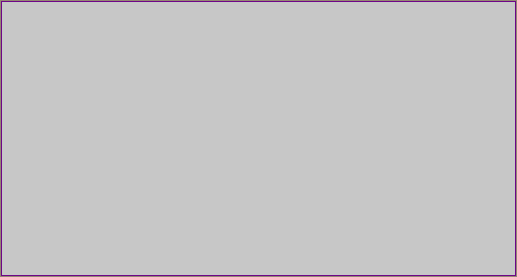
<?xml version="1.0" encoding="UTF-8"?>
<ui version="4.0">
 <class>WidgetGraphisPlot</class>
 <widget class="QWidget" name="WidgetGraphisPlot">
  <property name="geometry">
   <rect>
    <x>0</x>
    <y>0</y>
    <width>517</width>
    <height>277</height>
   </rect>
  </property>
  <property name="minimumSize">
   <size>
    <width>320</width>
    <height>200</height>
   </size>
  </property>
  <property name="windowTitle">
   <string>WidgetGraphisPlot</string>
  </property>
  <property name="styleSheet">
   <string notr="true">QWidget
{
border: 0px solid line black;
	background-color: rgb(148, 134, 115);
	font: 14pt &quot;Sans Serif&quot;;
}

QDoubleSpinBox
{
	background-color: rgb(202, 200, 163);
	font: 12pt &quot;Sans Serif&quot;;
}</string>
  </property>
  <layout class="QGridLayout" name="gridLayout_7">
   <property name="leftMargin">
    <number>1</number>
   </property>
   <property name="topMargin">
    <number>1</number>
   </property>
   <property name="rightMargin">
    <number>1</number>
   </property>
   <property name="bottomMargin">
    <number>1</number>
   </property>
   <property name="spacing">
    <number>1</number>
   </property>
   <item row="0" column="0">
    <widget class="QCustomPlot" name="graphWidget1" native="true">
     <property name="sizePolicy">
      <sizepolicy hsizetype="Preferred" vsizetype="MinimumExpanding">
       <horstretch>44</horstretch>
       <verstretch>0</verstretch>
      </sizepolicy>
     </property>
     <property name="styleSheet">
      <string notr="true">QWidget
{
	border: 1px solid rgb(110, 5, 136);
	background-color: rgb(199, 199, 199);
}</string>
     </property>
    </widget>
   </item>
  </layout>
 </widget>
 <layoutdefault spacing="6" margin="11"/>
 <customwidgets>
  <customwidget>
   <class>QCustomPlot</class>
   <extends>QWidget</extends>
   <header location="global">qcustomplot.h</header>
   <container>1</container>
  </customwidget>
 </customwidgets>
 <resources/>
 <connections/>
</ui>
